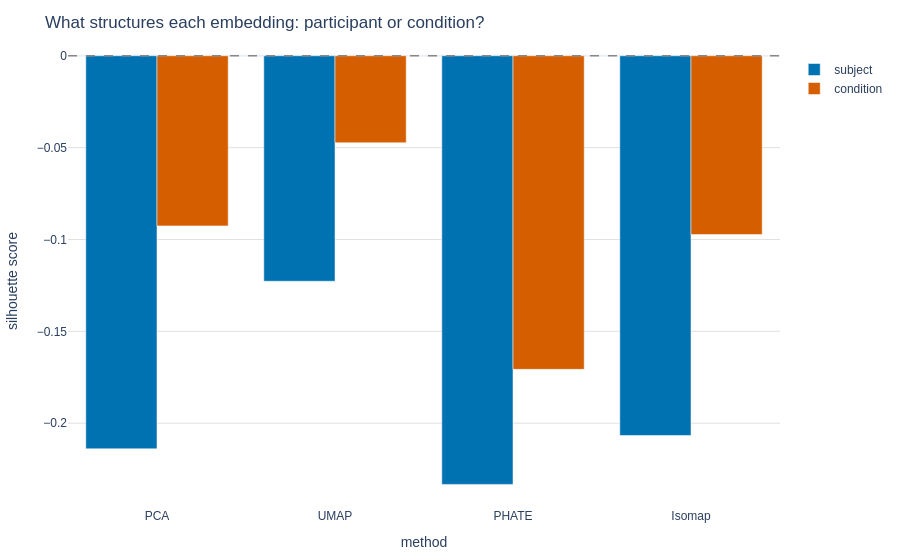

The cell this chart's notebook holds for it:
### Code cell
silhouettes = embedding_diagnostics.melt(
    id_vars="method",
    value_vars=["subject_silhouette", "condition_silhouette"],
    var_name="grouping",
    value_name="silhouette",
)
silhouettes["grouping"] = silhouettes["grouping"].str.removesuffix("_silhouette")

diagnostic_figure = plot_grouped_bar(
    silhouettes,
    x="method",
    y="silhouette",
    group="grouping",
    title="What structures each embedding: participant or condition?",
    yaxis_title="silhouette score",
    baseline=0.0,
)
diagnostic_figure.show()

### Figure 1 — Plotly figure (JSON) as saved in the notebook; plotly's stock layout.template omitted (floating-point values rounded to 4 significant figures)
{"data": [{"marker": {"color": "#0072B2"}, "name": "subject", "type": "bar", "x": ["PCA", "UMAP", "PHATE", "Isomap"], "y": [-0.214, -0.1227, -0.2333, -0.2067]}, {"marker": {"color": "#D55E00"}, "name": "condition", "type": "bar", "x": ["PCA", "UMAP", "PHATE", "Isomap"], "y": [-0.09262, -0.04735, -0.1707, -0.09736]}], "layout": {"barmode": "group", "margin": {"b": 50, "l": 50, "r": 40, "t": 55}, "shapes": [{"line": {"color": "#888", "dash": "dash", "width": 1.5}, "type": "line", "x0": 0, "x1": 1, "xref": "x domain", "y0": 0, "y1": 0, "yref": "y"}], "title": {"text": "What structures each embedding: participant or condition?"}, "xaxis": {"title": {"text": "method"}}, "yaxis": {"title": {"text": "silhouette score"}}}}
